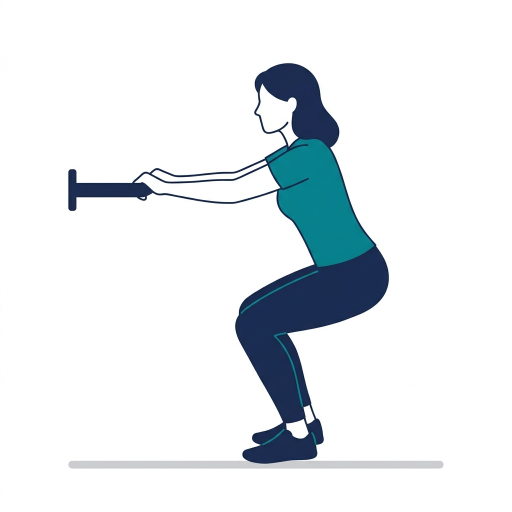
#> input picture assets/exerciseImages/ctk_squat.png, 1024 x 1024 px (shown at 1/2 size)
$ python -i file.py   (imports and definitions only)
#> lines starting #> are read from the running program, lines starting #| are printed output that depends on the picture
#> further down, picture is the input picture: shape (1024, 1024, 3); mean B, G, R 237.4, 234.4, 229.5
import cv2
import mediapipe as mp
import numpy as np
import csv
import math
import time
import os
from collections import deque
from datetime import datetime
try:
    from scipy.signal import find_peaks
    SCIPY_OK = True
except ImportError:
    SCIPY_OK = False
    print("[WARN] scipy not found — rep counter disabled. pip install scipy")

VISIBILITY_THRESHOLD = 0.6          # landmark confidence gate
HIP_ANGLE_WARN       = 40.0         # degrees — posture alert threshold
TRAIL_LENGTH         = 30           # frames of trajectory trail
ROM_GAUGE_RADIUS     = 40           # pixels — ROM arc gauge
REP_PEAK_PROMINENCE  = 15.0         # degrees prominence for find_peaks
REP_PEAK_DISTANCE    = 10           # minimum frames between peaks

JOINT_COLOR  = (0, 255, 0)
BONE_COLOR   = (255, 165, 0)
ANGLE_COLOR  = (255, 255, 255)
WARN_COLOR   = (0, 0, 255)
TRAIL_COLOR  = (0, 200, 255)
_clahe = cv2.createCLAHE(clipLimit=2.0, tileGridSize=(8, 8))

def preprocess_frame(frame: np.ndarray) -> np.ndarray:
    lab = cv2.cvtColor(frame, cv2.COLOR_BGR2LAB)
#> lab: shape (1024, 1024, 3); mean of channels 0, 1, 2 234.5, 127.7, 125.7
    l, a, b = cv2.split(lab)
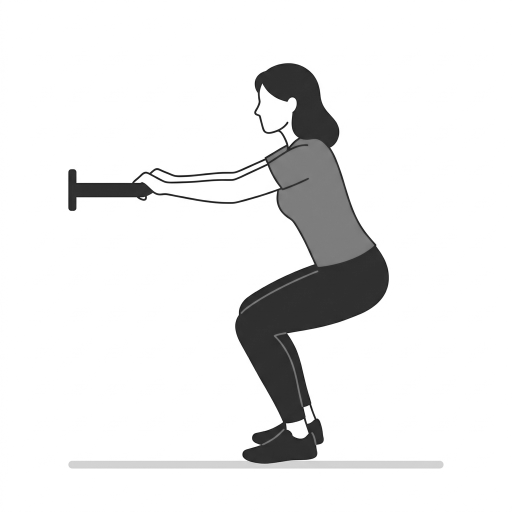
#> l: shape (1024, 1024) (shown at 1/2 size); min 11, max 255, mean 234.5
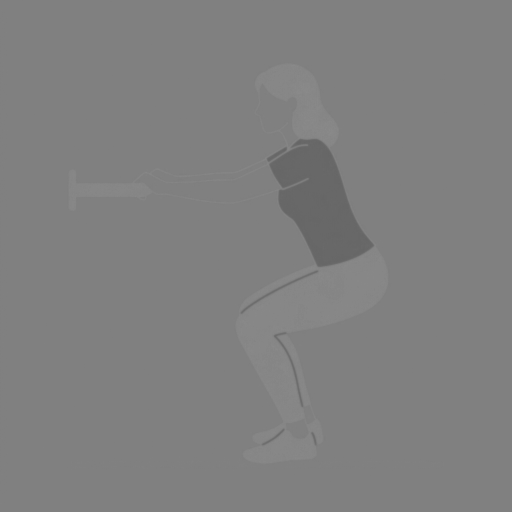
#> a: shape (1024, 1024) (shown at 1/2 size); min 101, max 138, mean 127.7
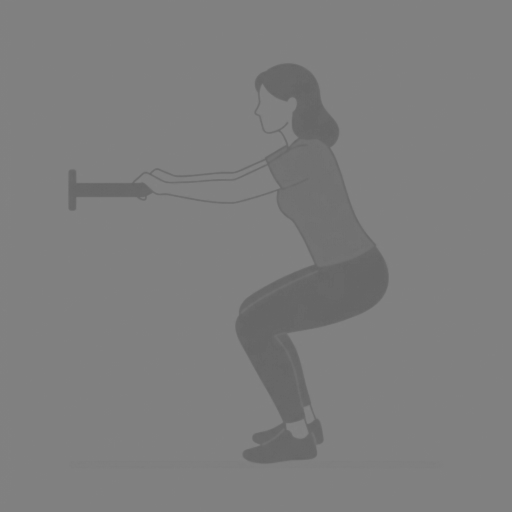
#> b: shape (1024, 1024) (shown at 1/2 size); min 100, max 132, mean 125.7
    l = _clahe.apply(l)
    enhanced = cv2.merge([l, a, b])
#> enhanced: shape (1024, 1024, 3); mean of channels 0, 1, 2 234.9, 127.7, 125.7
    return cv2.cvtColor(enhanced, cv2.COLOR_LAB2BGR)

def landmark_to_px(landmark, frame_w: int, frame_h: int) -> tuple[int, int]:
    return int(landmark.x * frame_w), int(landmark.y * frame_h)


# [8 lines left out: function compute_angle, not called in this run]


def compute_knee_angle_side(hip_px, knee_px, ankle_px) -> float:

    return compute_angle(hip_px, knee_px, ankle_px)


# [4 lines left out: function detect_view_mode, not called in this run]
def _vis_ok(lm_item) -> bool:
    return lm_item.visibility >= VISIBILITY_THRESHOLD


LOWER_LIMB_CONNECTIONS = [
    (mp.solutions.pose.PoseLandmark.LEFT_HIP,    mp.solutions.pose.PoseLandmark.LEFT_KNEE),
    (mp.solutions.pose.PoseLandmark.LEFT_KNEE,   mp.solutions.pose.PoseLandmark.LEFT_ANKLE),
    (mp.solutions.pose.PoseLandmark.RIGHT_HIP,   mp.solutions.pose.PoseLandmark.RIGHT_KNEE),
    (mp.solutions.pose.PoseLandmark.RIGHT_KNEE,  mp.solutions.pose.PoseLandmark.RIGHT_ANKLE),
    (mp.solutions.pose.PoseLandmark.LEFT_HIP,    mp.solutions.pose.PoseLandmark.RIGHT_HIP),
]

LOWER_JOINTS = {
    "L.Hip":   mp.solutions.pose.PoseLandmark.LEFT_HIP,
    "R.Hip":   mp.solutions.pose.PoseLandmark.RIGHT_HIP,
    "L.Knee":  mp.solutions.pose.PoseLandmark.LEFT_KNEE,
    "R.Knee":  mp.solutions.pose.PoseLandmark.RIGHT_KNEE,
    "L.Ankle": mp.solutions.pose.PoseLandmark.LEFT_ANKLE,
    "R.Ankle": mp.solutions.pose.PoseLandmark.RIGHT_ANKLE,
}


# [45 lines left out: functions draw_lower_limb_skeleton, draw_rom_gauge, not called in this run]

class TrajectoryTrail:

    def __init__(self, maxlen: int = TRAIL_LENGTH):
        self._buf: deque[tuple[int, int]] = deque(maxlen=maxlen)
        self.maxlen = maxlen

    def update(self, pt: tuple[int, int]):
        self._buf.append(pt)

    # [10 lines left out: function draw, not called in this run]
class RepCounter:
    # [54 lines left out: functions __init__, update, draw_posture_alert, draw_info_panel, not called in this run]
class MotionLogger:
    FIELDS = [
        "timestamp", "frame", "view_mode",
        "L_knee", "R_knee", "L_hip", "R_hip",
        "Lhip_x",  "Lhip_y",  "Rhip_x",  "Rhip_y",
        "Lknee_x", "Lknee_y", "Rknee_x", "Rknee_y",
        "Lank_x",  "Lank_y",  "Rank_x",  "Rank_y",
        "Lknee_vis", "Rknee_vis",
    ]

    # [36 lines left out: functions __init__, _open_new, log, not called in this run]

    def reset(self):
        self._open_new()

    # [4 lines left out: function close, not called in this run]
class BackgroundHandler:
    # [212 lines left out: functions __init__, process, run, not called in this run]


# [10 lines not run here, left out]

>>> import cv2
>>> picture = cv2.imread('assets/exerciseImages/ctk_squat.png')
>>> result = preprocess_frame(picture)

$ run again, on assets/exerciseImages/deep_squat.png
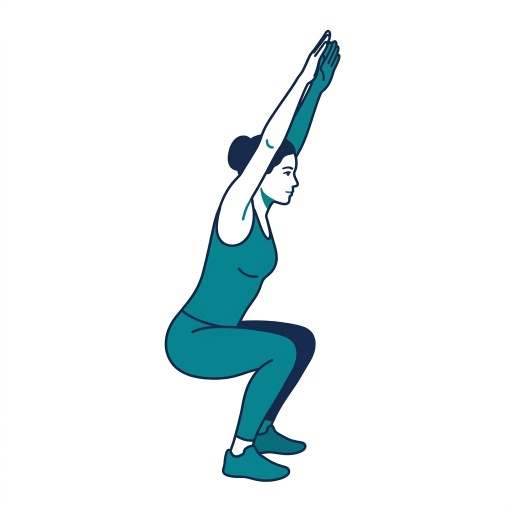
#> input picture assets/exerciseImages/deep_squat.png, 1024 x 1024 px (shown at 1/2 size)
#> picture is the input picture: shape (1024, 1024, 3); mean B, G, R 242.8, 241.2, 233.2
#> lab: shape (1024, 1024, 3); mean of channels 0, 1, 2 241, 126.6, 126.5
#> in preprocess_frame, `l, a, b = cv2.split(lab)`:
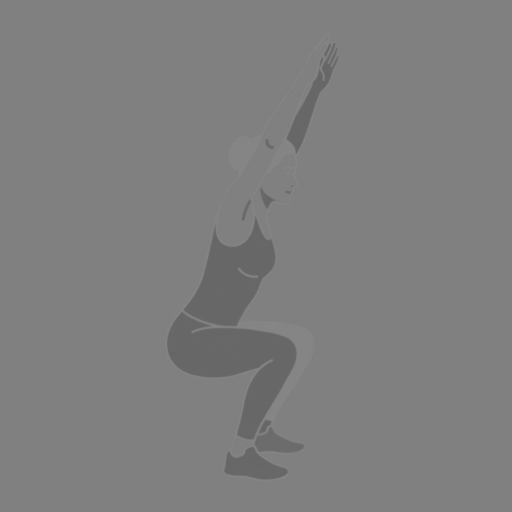
#> a: shape (1024, 1024) (shown at 1/2 size); min 101, max 136, mean 126.6
#> enhanced: shape (1024, 1024, 3); mean of channels 0, 1, 2 241.7, 126.6, 126.5
#> in preprocess_frame, `return cv2.cvtColor(enhanced, cv2.COLOR_LAB2BGR)`:
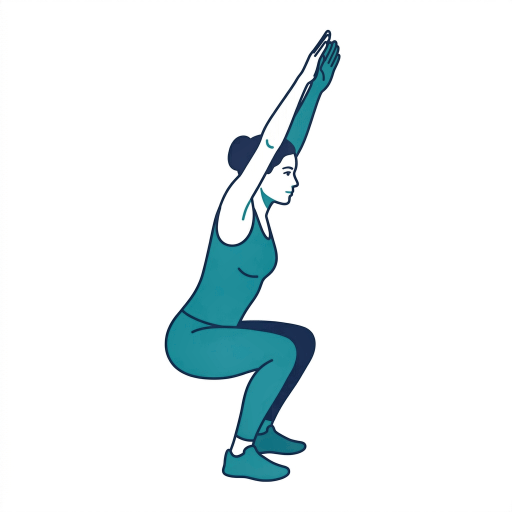
#> returned value: shape (1024, 1024, 3) (shown at 1/2 size); mean B, G, R 243.5, 241.9, 234.7

$ run again, on assets/exerciseImages/hip_abduction.png
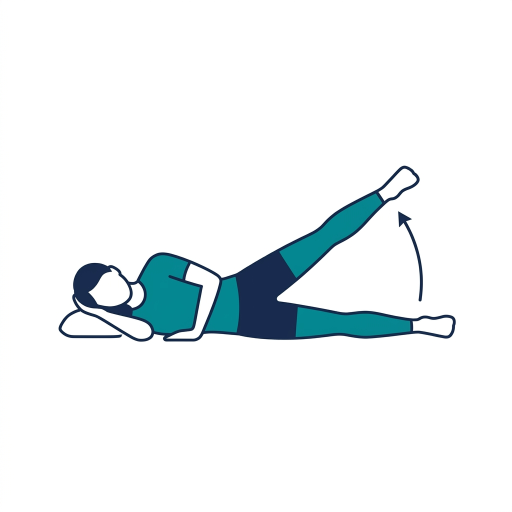
#> input picture assets/exerciseImages/hip_abduction.png, 1024 x 1024 px (shown at 1/2 size)
#> picture is the input picture: shape (1024, 1024, 3); mean B, G, R 244.2, 242.6, 237.2
#> lab: shape (1024, 1024, 3); mean of channels 0, 1, 2 242.5, 127.2, 126.7
#> in preprocess_frame, `l, a, b = cv2.split(lab)`:
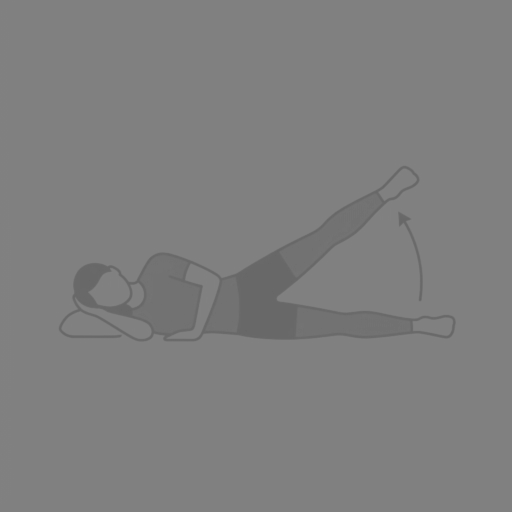
#> b: shape (1024, 1024) (shown at 1/2 size); min 101, max 130, mean 126.7
#> enhanced: shape (1024, 1024, 3); mean of channels 0, 1, 2 243, 127.2, 126.7
#> in preprocess_frame, `return cv2.cvtColor(enhanced, cv2.COLOR_LAB2BGR)`:
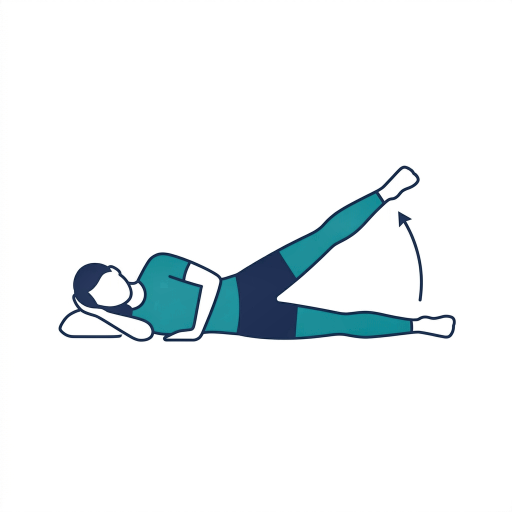
#> returned value: shape (1024, 1024, 3) (shown at 1/2 size); mean B, G, R 244.7, 243.1, 238.3

$ run again, on assets/exerciseImages/hurdle_step.png
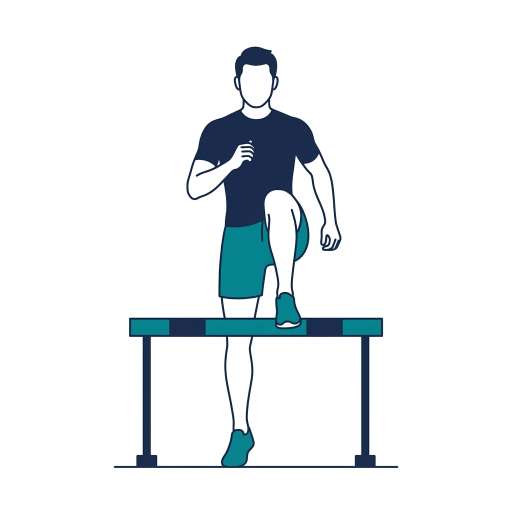
#> input picture assets/exerciseImages/hurdle_step.png, 1024 x 1024 px (shown at 1/2 size)
#> picture is the input picture: shape (1024, 1024, 3); mean B, G, R 240.3, 238, 233.6
#> lab: shape (1024, 1024, 3); mean of channels 0, 1, 2 238.1, 127.6, 126.2
#> in preprocess_frame, `l, a, b = cv2.split(lab)`:
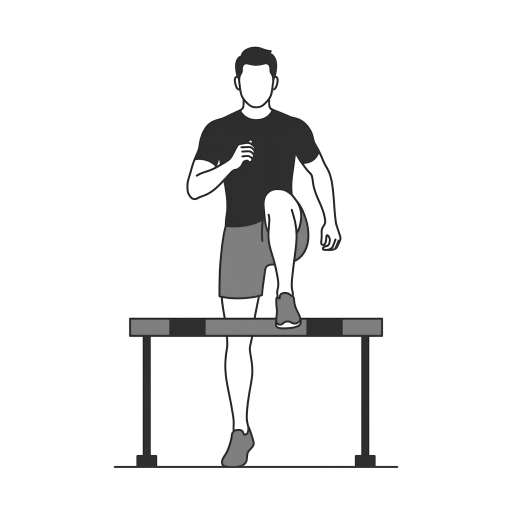
#> l: shape (1024, 1024) (shown at 1/2 size); min 9, max 255, mean 238.1
#> in preprocess_frame, `l, a, b = cv2.split(lab)`:
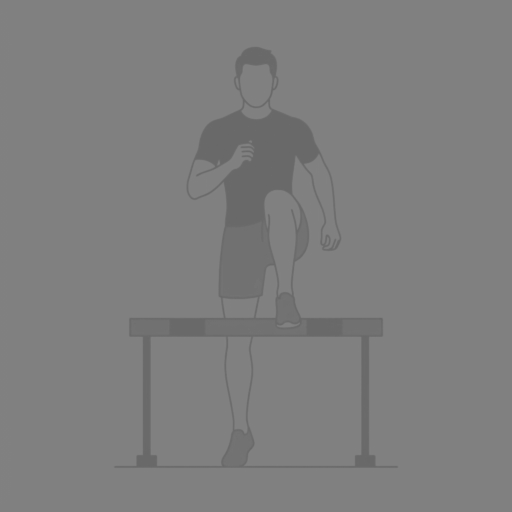
#> b: shape (1024, 1024) (shown at 1/2 size); min 103, max 130, mean 126.2
#> enhanced: shape (1024, 1024, 3); mean of channels 0, 1, 2 238.7, 127.6, 126.2
